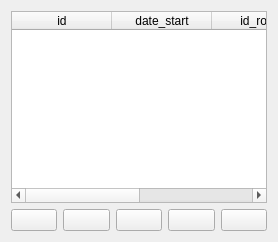
                <widget class="QWidget" name="page_data_base_date_route">
                 <layout class="QGridLayout" name="gridLayout_64">
                  <item row="0" column="0">
                   <widget class="QTableWidget" name="table_date_route">
                    <column>
                     <property name="text">
                      <string>id</string>
                     </property>
                    </column>
                    <column>
                     <property name="text">
                      <string>date_start</string>
                     </property>
                    </column>
                    <column>
                     <property name="text">
                      <string>id_route</string>
                     </property>
                    </column>
                    <column>
                     <property name="text">
                      <string>id_class</string>
                     </property>
                    </column>
                   </widget>
                  </item>
                  <item row="1" column="0">
                   <layout class="QHBoxLayout" name="horizontalLayout_29">
                    <item>
                     <widget class="QPushButton" name="btn_back_date_route">
                      <property name="text">
                       <string/>
                      </property>
                      <property name="icon">
                       <iconset resource="../resources/res.qrc">
                        <normaloff>:/icon/icons/arrow-small-left.png</normaloff>:/icon/icons/arrow-small-left.png</iconset>
                      </property>
                      <property name="iconSize">
                       <size>
                        <width>30</width>
                        <height>50</height>
                       </size>
                      </property>
                      <property name="checkable">
                       <bool>true</bool>
                      </property>
                     </widget>
                    </item>
                    <item>
                     <widget class="QPushButton" name="btn_search_date_route">
                      <property name="text">
                       <string/>
                      </property>
                      <property name="icon">
                       <iconset resource="../resources/res.qrc">
                        <normaloff>:/icon/icons/search.png</normaloff>:/icon/icons/search.png</iconset>
                      </property>
                      <property name="iconSize">
                       <size>
                        <width>30</width>
                        <height>50</height>
                       </size>
                      </property>
                     </widget>
                    </item>
                    <item>
                     <widget class="QPushButton" name="btn_edit_date_route">
                      <property name="text">
                       <string/>
                      </property>
                      <property name="icon">
                       <iconset resource="../resources/res.qrc">
                        <normaloff>:/icon/icons/pencil.png</normaloff>:/icon/icons/pencil.png</iconset>
                      </property>
                      <property name="iconSize">
                       <size>
                        <width>30</width>
                        <height>50</height>
                       </size>
                      </property>
                     </widget>
                    </item>
                    <item>
                     <widget class="QPushButton" name="btn_insert_date_route">
                      <property name="text">
                       <string/>
                      </property>
                      <property name="icon">
                       <iconset resource="../resources/res.qrc">
                        <normaloff>:/icon/icons/icons8-plus-24 (2).png</normaloff>:/icon/icons/icons8-plus-24 (2).png</iconset>
                      </property>
                      <property name="iconSize">
                       <size>
                        <width>50</width>
                        <height>50</height>
                       </size>
                      </property>
                     </widget>
                    </item>
                    <item>
                     <widget class="QPushButton" name="btn_delete_date_route">
                      <property name="text">
                       <string/>
                      </property>
                      <property name="icon">
                       <iconset resource="../resources/res.qrc">
                        <normaloff>:/icon/icons/icons8-trash-50 (1).png</normaloff>:/icon/icons/icons8-trash-50 (1).png</iconset>
                      </property>
                      <property name="iconSize">
                       <size>
                        <width>30</width>
                        <height>50</height>
                       </size>
                      </property>
                     </widget>
                    </item>
                   </layout>
                  </item>
                 </layout>
                </widget>
